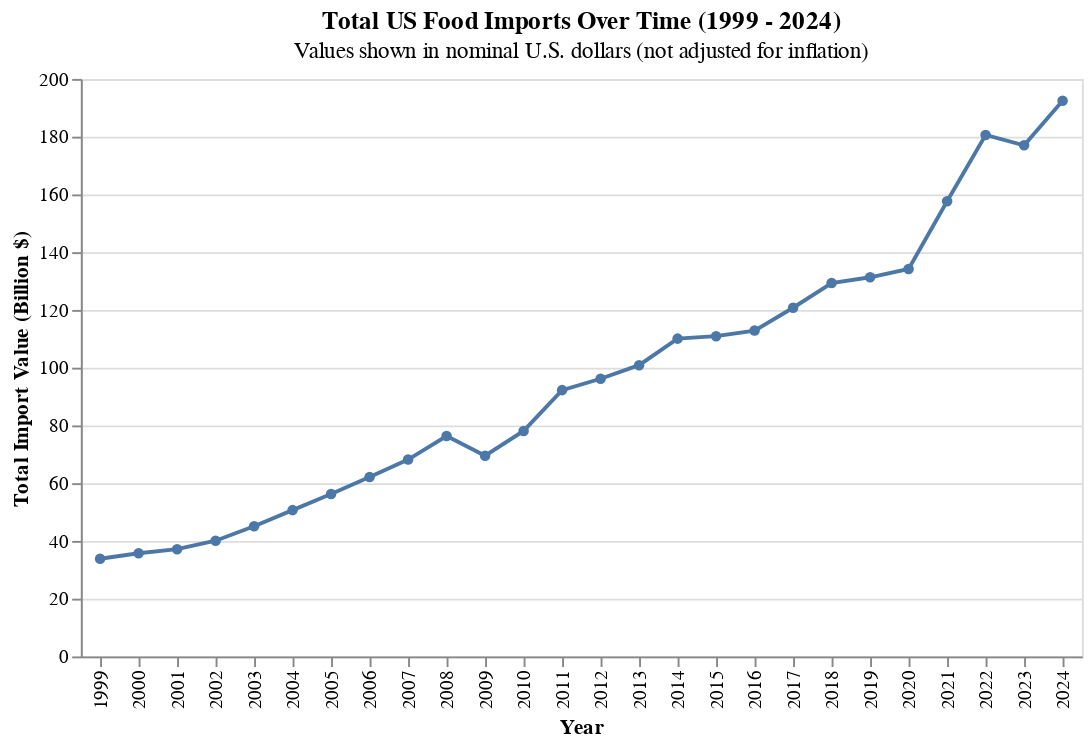

Write notebook code for a chart like this one.
### Code cell
chart_import_trend = (
    alt.Chart(df_clean_b)
    .mark_line(point=True)
    .encode(
        x=alt.X("YearNum:O", title="Year"), 
        y=alt.Y(
            "sum(FoodValue_B):Q", 
            title="Total Import Value (Billion $)"
        )
    )
    .properties(title={
                "text": "Total US Food Imports Over Time (1999 - 2024)",
                "subtitle": "Values shown in nominal U.S. dollars (not adjusted for inflation)"
                }
    )
)

chart_import_trend

### Figure 1 — Vega-Lite specification as saved in the notebook (floating-point values rounded to 4 significant figures; data arrays with more than 128 entries replaced by an {"elided": "..."} marker saying what was removed)
{"config": {"view": {"continuousWidth": 300, "continuousHeight": 300}}, "data": {"name": "data-4a77e9016b01b33f7b398f73c2be1798"}, "mark": {"type": "line", "point": true}, "encoding": {"x": {"field": "YearNum", "title": "Year", "type": "ordinal"}, "y": {"aggregate": "sum", "field": "FoodValue_B", "title": "Total Import Value (Billion $)", "type": "quantitative"}}, "title": {"text": "Total US Food Imports Over Time (1999 - 2024)", "subtitle": "Values shown in nominal U.S. dollars (not adjusted for inflation)"}, "$schema": "https://vega.github.io/schema/vega-lite/v5.20.1.json", "datasets": {"data-4a77e9016b01b33f7b398f73c2be1798": {"elided": "9490 records"}}}
